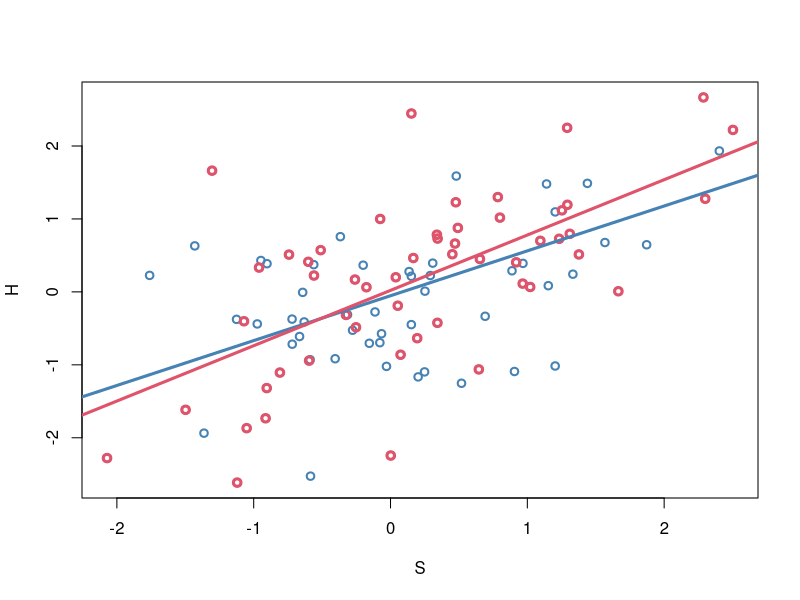
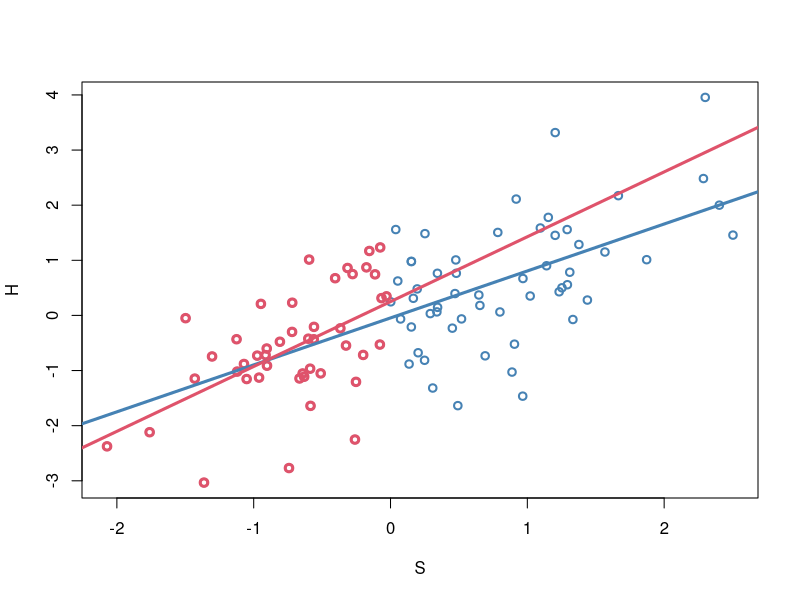
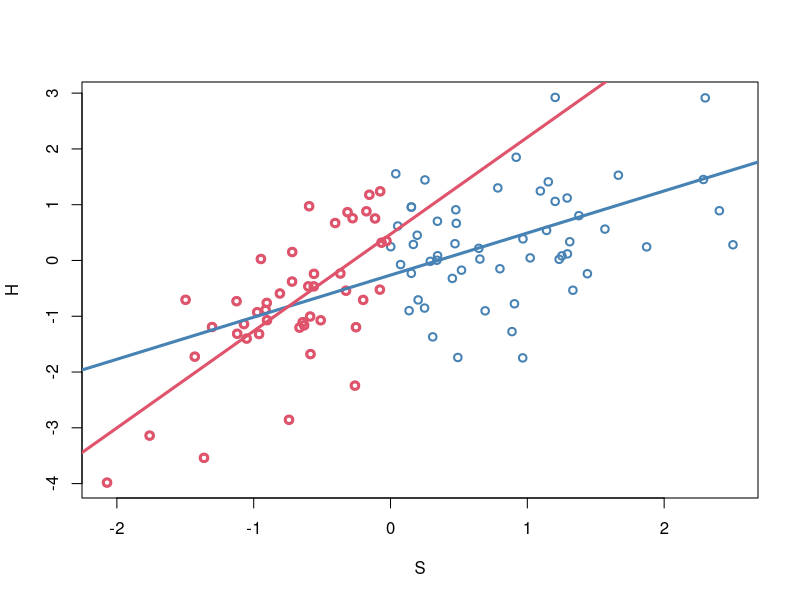
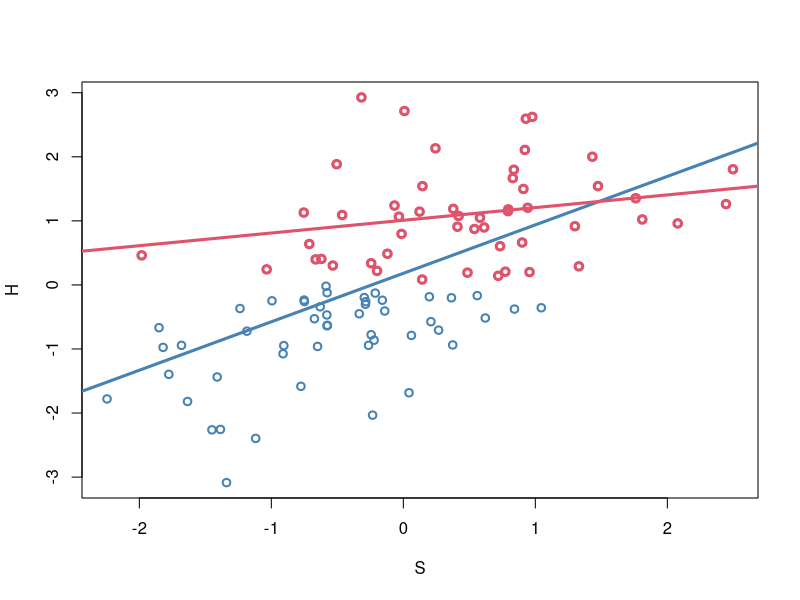

The R script that drew these images, in order: (Note: this script raises an error after producing the figures.)
#
# Lecture 18 (Missing data)
#

# Draw DAGs on paper before simulating!

# Dog eats random homework (MCAR)
set.seed(112)
N <- 1e2 # 100 students
S <- rnorm(N) # Study time (standardized)
D <- rbinom(N, 1, 0.5) # Missingness indicator
H <- rnorm(N, 0.6 * S) # Effect: S -> H (more studying; more quality)
# Dog eats 80% of the homework at random
Hstar <- H
Hstar[D == 1] <- NA
Hstar
# Visualize
plot(S, H, col = "steelblue", lwd = 2)
points(S, Hstar, col = 2 , lwd = 3)
# True effect: S -> H (unobserved)
abline(lm(H ~ S), lwd = 3 , col = "steelblue")
# Estimated effect: S -> Hstar (partially observed)
abline(lm(Hstar ~ S), lwd = 3, col = 2)

# Dog eats homework of students how study too much (MAR)
# Conditional on student
set.seed(112)
N <- 1e2
S <- rnorm(N) # Study effort in time
H <- rnorm(N, 0.8*S) # Asm: Linear effect!
D <- ifelse(S > 0, 1, 0) #...if student studies more than average – eat!
Hstar <- H
Hstar[D == 1] <- NA
# Visualize
plot(S, H, col = "steelblue", lwd = 2)
points(S, Hstar, col = 2 , lwd = 3)
# True effect: S -> H (unobserved)
abline(lm(H ~ S), lwd = 3 , col = "steelblue")
# Estimated effect: S -> Hstar (partially observed)
abline(lm(Hstar ~ S), lwd = 3, col = 2)

# Dog eats homework of students how study too much (MAR)
# NONLINEAR-CEILING EFFECT
set.seed(112)
N <- 1e2
S <- rnorm(N) # Study effort in time
H <- rnorm(N, 1-exp(-0.7*S)) # Asm: Noninear effect!
D <- ifelse(S > 0, 1, 0) #...if student studies more than average – eat!
Hstar <- H
Hstar[D == 1] <- NA
# Visualize
plot(S, H, col = "steelblue", lwd = 2)
points(S, Hstar, col = 2 , lwd = 3)
# True effect: S -> H (unobserved)
abline(lm(H ~ S), lwd = 3 , col = "steelblue")
# Estimated effect: S -> Hstar (partially observed)
abline(lm(Hstar ~ S), lwd = 3, col = 2) # Boooom!

# Dog eats bad homework (MNAR)
# Conditional on homework
N <- 1e2
S <- rnorm(N) # Study effort in time
H <- rnorm(N, 0.7*S) # Asm: Linear effect!
D <- ifelse(H < 0, 1, 0) #...if homework are worse than average – feed to dog
Hstar <- H
Hstar[D == 1] <- NA
# Visualize
plot(S, H, col = "steelblue", lwd = 2)
points(S, Hstar, col = 2 , lwd = 3)
# True effect: S -> H (unobserved)
abline(lm(H ~ S), lwd = 3 , col = "steelblue")
# Estimated effect: S -> Hstar (partially observed)
abline(lm(Hstar ~ S), lwd = 3, col = 2) # Boooom!

#
# Primated Phylogeny
# Moving from complete cases to imputation
#
data(Primates301)
d <- Primates301
d$name <- as.character(d$name)
dstan <- d[ complete.cases( d$group_size , d$body , d$brain ) , ]
spp_cc <- dstan$name

# complete case analysis
dstan <- d[complete.cases(d$group_size,d$body,d$brain),]
dat_cc <- list(
    N_spp = nrow(dstan),
    M = standardize(log(dstan$body)),
    B = standardize(log(dstan$brain)),
    G = standardize(log(dstan$group_size)),
    Imat = diag(nrow(dstan)) )








# Start with complete cases (1a.stan)



# Continue with one missing variable (1b.stan)
# Continue with two missing variables (1c.stan)